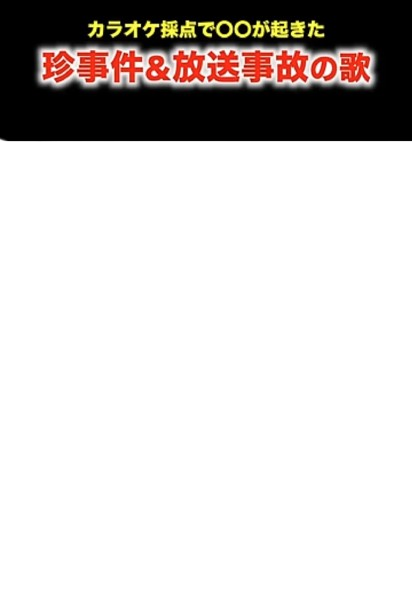
#> input picture image/homizu/ue.png, 412 x 605 px
$ python image_composer.py ../image/homizu/ue.png out.png
#> lines starting #> are read from the running program, lines starting #| are printed output that depends on the picture
#!/usr/bin/env python3
# -*- coding: utf-8 -*-
"""
自動画像作成機能 - 画像合成スクリプト
4つのレイヤーを合成してオリジナル画像を作成します

レイヤー構成:
1. ue.png (レイヤー1 - 最背面)
2. sita.png (レイヤー2)
3. ユーザー画像 (レイヤー3)
4. ueninokkeru.png (レイヤー4 - 最前面)
"""

import sys
import os
from PIL import Image, ImageEnhance
import traceback

def resize_image_to_fit(image, target_size, maintain_aspect=True):
    """
    画像を指定サイズに合わせてリサイズする
    maintain_aspect=True の場合、アスペクト比を維持して最大サイズに合わせる
    """
    if maintain_aspect:
        # アスペクト比を維持してリサイズ
        image.thumbnail(target_size, Image.Resampling.LANCZOS)
        return image
    else:
        # 強制的に指定サイズにリサイズ
        return image.resize(target_size, Image.Resampling.LANCZOS)

def center_image_on_canvas(image, canvas_size):
    """
    画像をキャンバスの中央に配置する
    """
    canvas = Image.new('RGBA', canvas_size, (0, 0, 0, 0))

    # 中央位置を計算
    x = (canvas_size[0] - image.size[0]) // 2
    y = (canvas_size[1] - image.size[1]) // 2

    canvas.paste(image, (x, y), image if image.mode == 'RGBA' else None)
    return canvas

def get_optimal_canvas_size(user_image_path, base_layer_path):
    """
    ユーザー画像のアスペクト比に基づいて最適なキャンバスサイズを決定する
    """
    try:
        # ユーザー画像のアスペクト比を取得
        user_image = Image.open(user_image_path)
        user_aspect = user_image.size[0] / user_image.size[1]

        # ベースレイヤー（ue.png）のサイズを取得
        if os.path.exists(base_layer_path):
            base_image = Image.open(base_layer_path)
            base_width, base_height = base_image.size
        else:
            # デフォルトサイズ（16:9）
            base_width, base_height = 1920, 1080

        # ベースレイヤーのアスペクト比
        base_aspect = base_width / base_height

        # ユーザー画像のアスペクト比に合わせてキャンバスサイズを調整
        if abs(user_aspect - base_aspect) < 0.1:  # アスペクト比が近い場合はそのまま
            canvas_size = (base_width, base_height)
        elif user_aspect > base_aspect:  # ユーザー画像が横長
            # 高さを基準に幅を調整
            new_width = int(base_height * user_aspect)
            canvas_size = (new_width, base_height)
        else:  # ユーザー画像が縦長
            # 幅を基準に高さを調整
            new_height = int(base_width / user_aspect)
            canvas_size = (base_width, new_height)

        print(f"User aspect ratio: {user_aspect:.2f}")
        print(f"Base aspect ratio: {base_aspect:.2f}")
        print(f"Optimal canvas size: {canvas_size}")

        return canvas_size

    except Exception as e:
        print(f"Error determining optimal canvas size: {e}")
        # エラー時はデフォルトサイズを返す
        return (1920, 1080)

def load_layer_image(file_path, canvas_size):
    """
    レイヤー画像を読み込み、キャンバスサイズに合わせて処理する
    アスペクト比を維持しながらキャンバス全体をカバーするようにスケール
    """
    try:
        if not os.path.exists(file_path):
            print(f"Warning: Layer image not found: {file_path}")
            return Image.new('RGBA', canvas_size, (0, 0, 0, 0))

        image = Image.open(file_path)

        # RGBAモードに変換
        if image.mode != 'RGBA':
            image = image.convert('RGBA')

        # キャンバスサイズと同じ場合はそのまま返す
        if image.size == canvas_size:
            return image

        # アスペクト比を維持しながらキャンバス全体をカバーするようにスケール
        image_aspect = image.size[0] / image.size[1]
        canvas_aspect = canvas_size[0] / canvas_size[1]

        if image_aspect > canvas_aspect:
            # 画像が横長の場合、高さを基準にスケール
            scale_factor = canvas_size[1] / image.size[1]
            new_width = int(image.size[0] * scale_factor)
            new_height = canvas_size[1]
        else:
            # 画像が縦長の場合、幅を基準にスケール
            scale_factor = canvas_size[0] / image.size[0]
            new_width = canvas_size[0]
            new_height = int(image.size[1] * scale_factor)

        # リサイズ
        scaled_image = image.resize((new_width, new_height), Image.Resampling.LANCZOS)

        # キャンバス中央に配置
        canvas = Image.new('RGBA', canvas_size, (0, 0, 0, 0))
        x = (canvas_size[0] - new_width) // 2
        y = (canvas_size[1] - new_height) // 2
        canvas.paste(scaled_image, (x, y), scaled_image)

        return canvas

    except Exception as e:
        print(f"Error loading layer image {file_path}: {e}")
        return Image.new('RGBA', canvas_size, (0, 0, 0, 0))

def process_user_image(user_image_path, canvas_size):
    """
    ユーザー画像を処理する
    完成形に合わせてより大きく、適切な位置に配置
    """
    try:
        # ユーザー画像を読み込み
        user_image = Image.open(user_image_path)

        # RGBAモードに変換
        if user_image.mode != 'RGBA':
            user_image = user_image.convert('RGBA')

        # 完成形に合わせたサイズ調整
        # ユーザー画像をキャンバス全体サイズで表示（はみ出し防止）
        # キャンバス全体の幅と高さの100%を使用
        target_width = int(canvas_size[0] * 1.05)   # 幅100%
        target_height = int(canvas_size[1] * 1.05)  # 高さ100%
        max_size = (target_width, target_height)

        # アスペクト比を維持してリサイズ
        user_image = resize_image_to_fit(user_image, max_size, maintain_aspect=True)

        # より精密な配置：やや上寄りに配置（下のはみ出し防止）
        canvas = Image.new('RGBA', canvas_size, (0, 0, 0, 0))

        # 水平中央、垂直はやや上寄りに配置（下はみ出し防止）
        x = (canvas_size[0] - user_image.size[0]) // 2
        y = int((canvas_size[1] - user_image.size[1]) * 0.4)  # やや上寄りに配置

        canvas.paste(user_image, (x, y), user_image if user_image.mode == 'RGBA' else None)
        return canvas

    except Exception as e:
        print(f"Error processing user image: {e}")
        return Image.new('RGBA', canvas_size, (0, 0, 0, 0))

def compose_images(user_image_path, output_path):
    """
    4つのレイヤーを合成して最終画像を作成する
    """
    try:
        # スクリプトのディレクトリを取得
        script_dir = os.path.dirname(os.path.abspath(__file__))
        project_root = os.path.dirname(script_dir)
        image_dir = os.path.join(project_root, 'image', 'homizu')

        # レイヤー画像のパス
        layer1_path = os.path.join(image_dir, 'ue.png')           # 最背面
        layer2_path = os.path.join(image_dir, 'sita.png')        # レイヤー2
        layer4_path = os.path.join(image_dir, 'ueninokkeru.png') # 最前面

        print(f"Layer 1 path: {layer1_path}")
        print(f"Layer 2 path: {layer2_path}")
        print(f"Layer 4 path: {layer4_path}")
        print(f"User image path: {user_image_path}")

        # ユーザー画像のアスペクト比に基づいて最適なキャンバスサイズを決定
        canvas_size = get_optimal_canvas_size(user_image_path, layer1_path)
        print(f"Optimal canvas size: {canvas_size}")

        # レイヤー1 (最背面) - ue.png
        layer1 = load_layer_image(layer1_path, canvas_size)
        print("Layer 1 loaded")

        # レイヤー2 - sita.png
        layer2 = load_layer_image(layer2_path, canvas_size)
        print("Layer 2 loaded")

        # レイヤー3 - ユーザー画像
        layer3 = process_user_image(user_image_path, canvas_size)
        print("Layer 3 (user image) processed")

        # レイヤー4 (最前面) - ueninokkeru.png
        layer4 = load_layer_image(layer4_path, canvas_size)
        print("Layer 4 loaded")

        # 最終キャンバスを作成
        final_image = Image.new('RGBA', canvas_size, (255, 255, 255, 255))

        # レイヤーを順番に合成
        print("Compositing layers...")

        # レイヤー1 (背面)
        final_image = Image.alpha_composite(final_image, layer1)
        print("Layer 1 composited")

        # レイヤー2
        final_image = Image.alpha_composite(final_image, layer2)
        print("Layer 2 composited")

        # レイヤー3 (ユーザー画像)
        final_image = Image.alpha_composite(final_image, layer3)
        print("Layer 3 composited")

        # レイヤー4 (前面)
        final_image = Image.alpha_composite(final_image, layer4)
        print("Layer 4 composited")

        # 最終画像をRGBモードに変換してPNGとして保存
        final_rgb = Image.new('RGB', final_image.size, (255, 255, 255))
        final_rgb.paste(final_image, mask=final_image.split()[-1] if final_image.mode == 'RGBA' else None)

        # 出力ディレクトリを作成
        os.makedirs(os.path.dirname(output_path), exist_ok=True)

        # 最終画像を保存
        final_rgb.save(output_path, 'PNG', quality=95, optimize=True)
        print(f"Final image saved to: {output_path}")

        return True

    except Exception as e:
        print(f"Error in compose_images: {e}")
        traceback.print_exc()
        return False

def main():
    """
    メイン関数
    """
    if len(sys.argv) != 3:
        print("Usage: python image_composer.py <user_image_path> <output_path>")
        sys.exit(1)

    user_image_path = sys.argv[1]
    output_path = sys.argv[2]

    print(f"Starting image composition...")
    print(f"User image: {user_image_path}")
    print(f"Output path: {output_path}")

    # ユーザー画像の存在確認
    if not os.path.exists(user_image_path):
        print(f"Error: User image not found: {user_image_path}")
        sys.exit(1)

    # 画像合成を実行
    success = compose_images(user_image_path, output_path)
#> in get_optimal_canvas_size, user_image is the input picture: PIL image 412x605 RGBA; mean R, G, B, A 13.8, 9.7, 7.9, 59.5
#| User aspect ratio: 0.68
#| Base aspect ratio: 0.68
#| Optimal canvas size: (412, 605)
#| Optimal canvas size: (412, 605)
#> call 2 of load_layer_image, with file_path = 'image/homizu/sita.png', canvas_size = (412, 605)
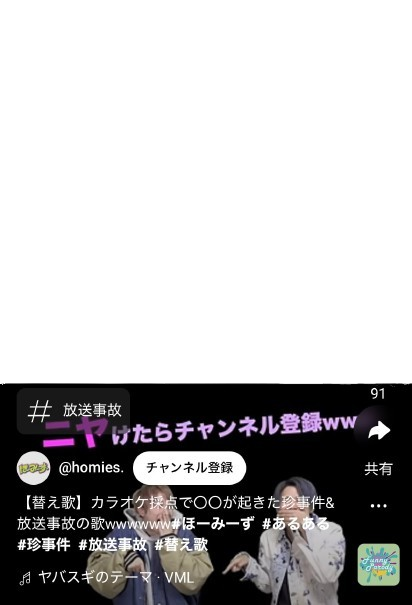
#> input picture image/homizu/sita.png, 412 x 605 px
#> in load_layer_image, image is the input picture: PIL image 412x605 RGBA; mean R, G, B, A 22.2, 21.2, 22, 93.3
#> in process_user_image, `canvas = Image.new('RGBA', canvas_size, (0, 0, 0, 0))`: canvas: PIL image 412x605 RGBA; every value is 0
#> call 3 of load_layer_image, with file_path = 'image/homizu/ueninokkeru.png', canvas_size = (412, 605)
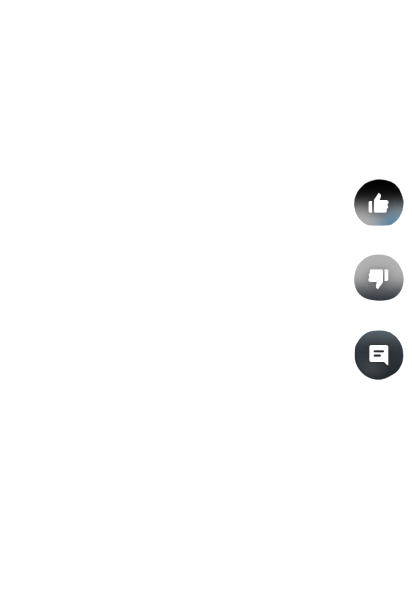
#> input picture image/homizu/ueninokkeru.png, 412 x 605 px
#> in load_layer_image, image is the input picture: PIL image 412x605 RGBA; mean R, G, B, A 2.6, 2.7, 2.8, 5.7
#> in compose_images, `final_image = Image.new('RGBA', canvas_size, (255, 255, 255, 255))`: final_image: PIL image 412x605 RGBA; every value is 255
#> in compose_images, `final_image = Image.alpha_composite(final_image, layer2)`:
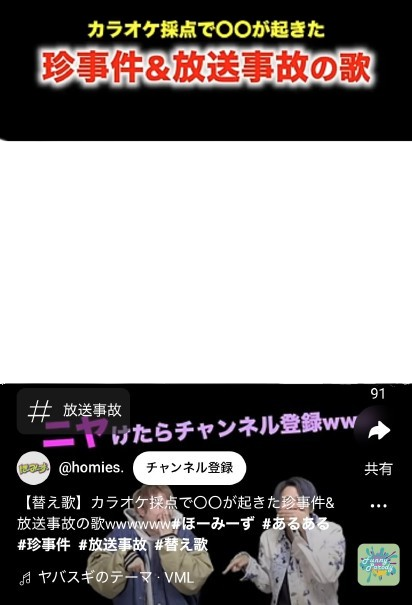
#> final_image: PIL image 412x605 RGBA; mean R, G, B, A 137.8, 132.6, 131.7, 255
#> in compose_images, `final_rgb = Image.new('RGB', final_image.size, (255, 255, 255))`: final_rgb: PIL image 412x605 RGB; every value is 255

    if success:
        print("Image composition completed successfully!")
        sys.exit(0)
#> (the program exits here)
